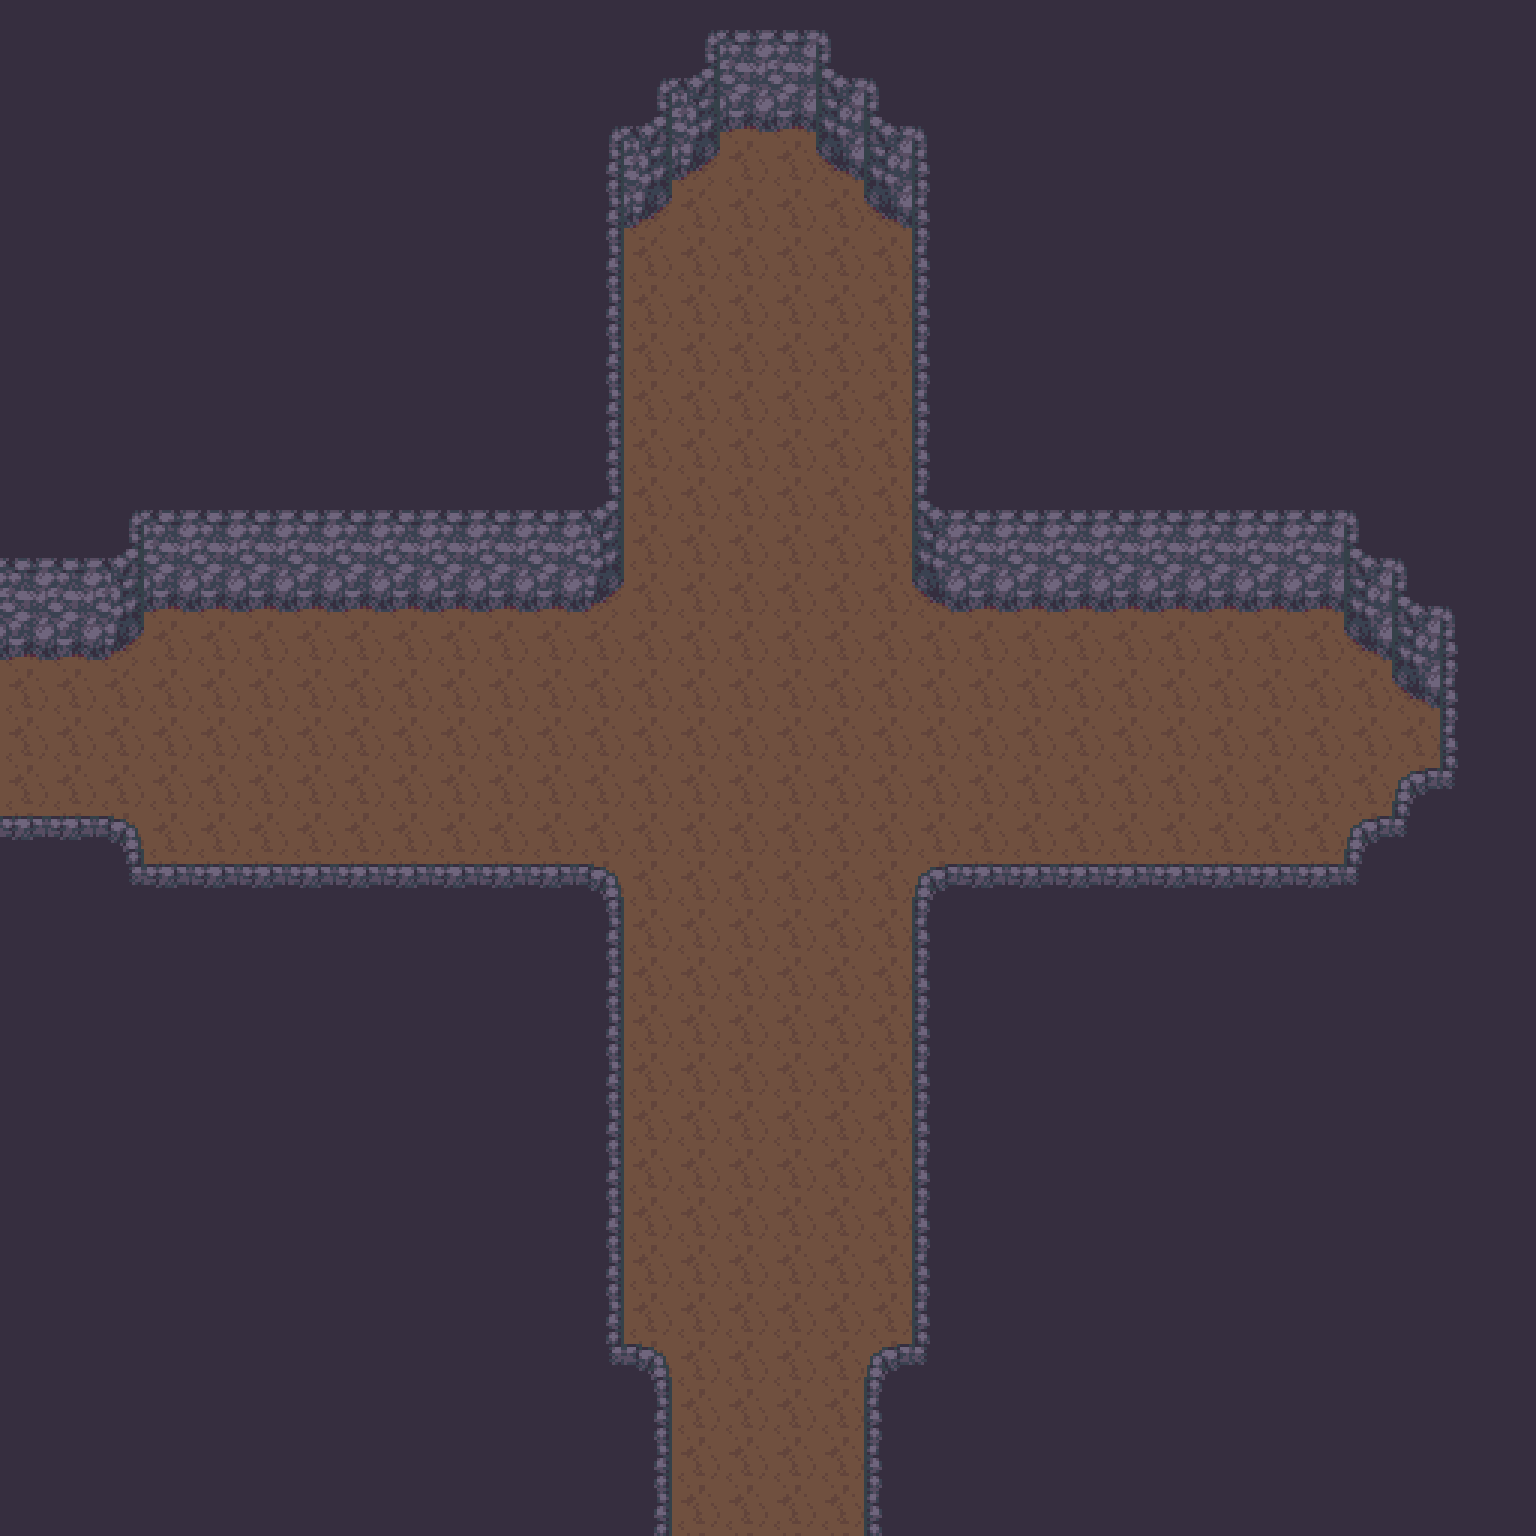

Tiled map render using the project's own tile images. Description and the map definition, with tile-layer contents summarised, below:
An orthogonal 32x32 tile map with 48x48 px tiles, 2 tile layers (Floor, Furnishing) and 2 objects.

<map version="1.2" tiledversion="1.3.4" orientation="orthogonal" renderorder="right-down" width="32" height="32" tilewidth="48" tileheight="48" infinite="0" nextlayerid="4" nextobjectid="5">
 <tileset firstgid="1" source="Cave.tsx" />
 <layer id="2" name="Floor" width="32" height="32">
  <data>[1024 cells, 1024 non-empty, 1 distinct tile ids]</data>
 </layer>
 <layer id="1" name="Furnishing" width="32" height="32">
  <data>[1024 cells, 756 non-empty, 19 distinct tile ids]</data>
 </layer>
 <objectgroup id="3" name="Props">
  <object id="3" gid="235" x="768" y="240" width="48" height="48">
   <properties>
    <property name="I" value="[ChestSpawn]" />
   </properties>
  </object>
  <object id="4" gid="235" x="1344" y="816" width="48" height="48">
   <properties>
    <property name="I" value="[ChestSpawn]" />
   </properties>
  </object>
 </objectgroup>
</map>
